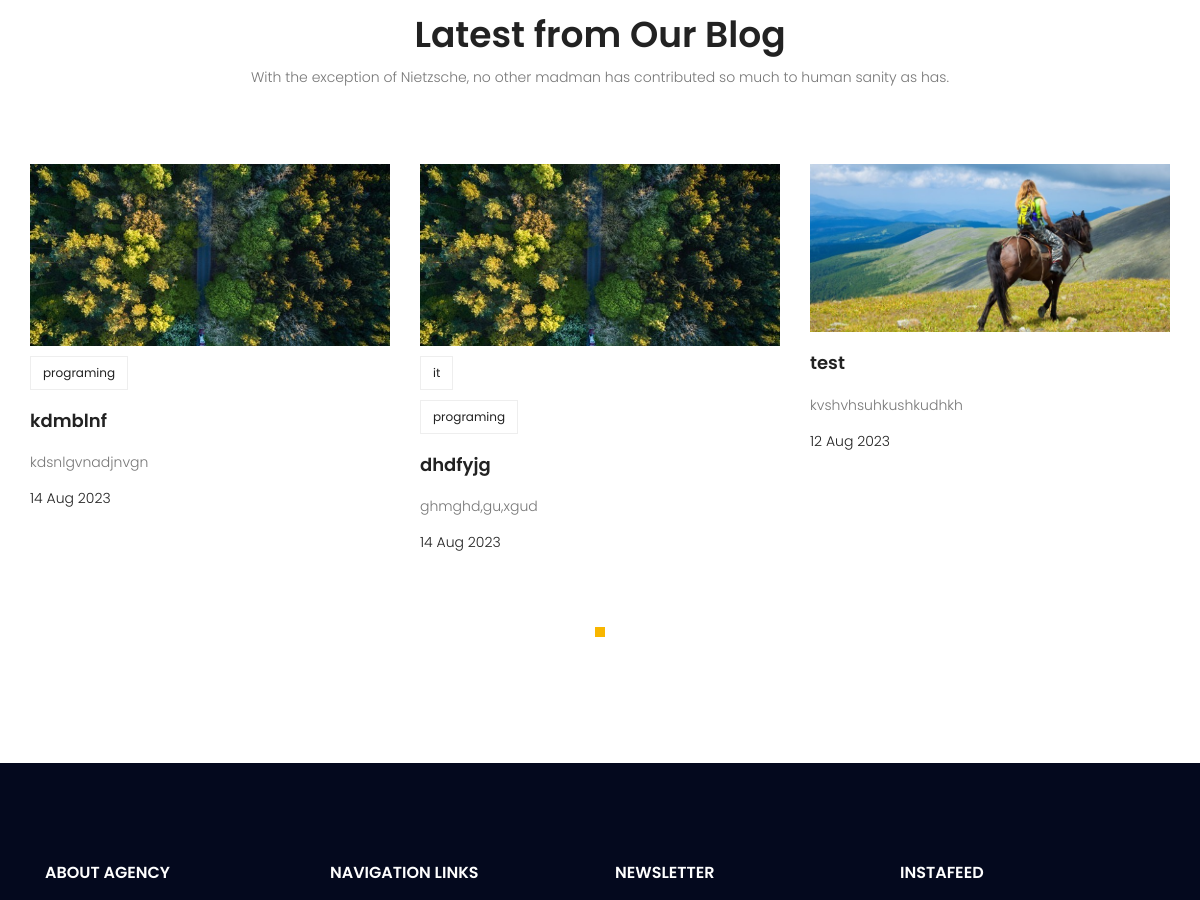
The app's page / (middle part), older data.
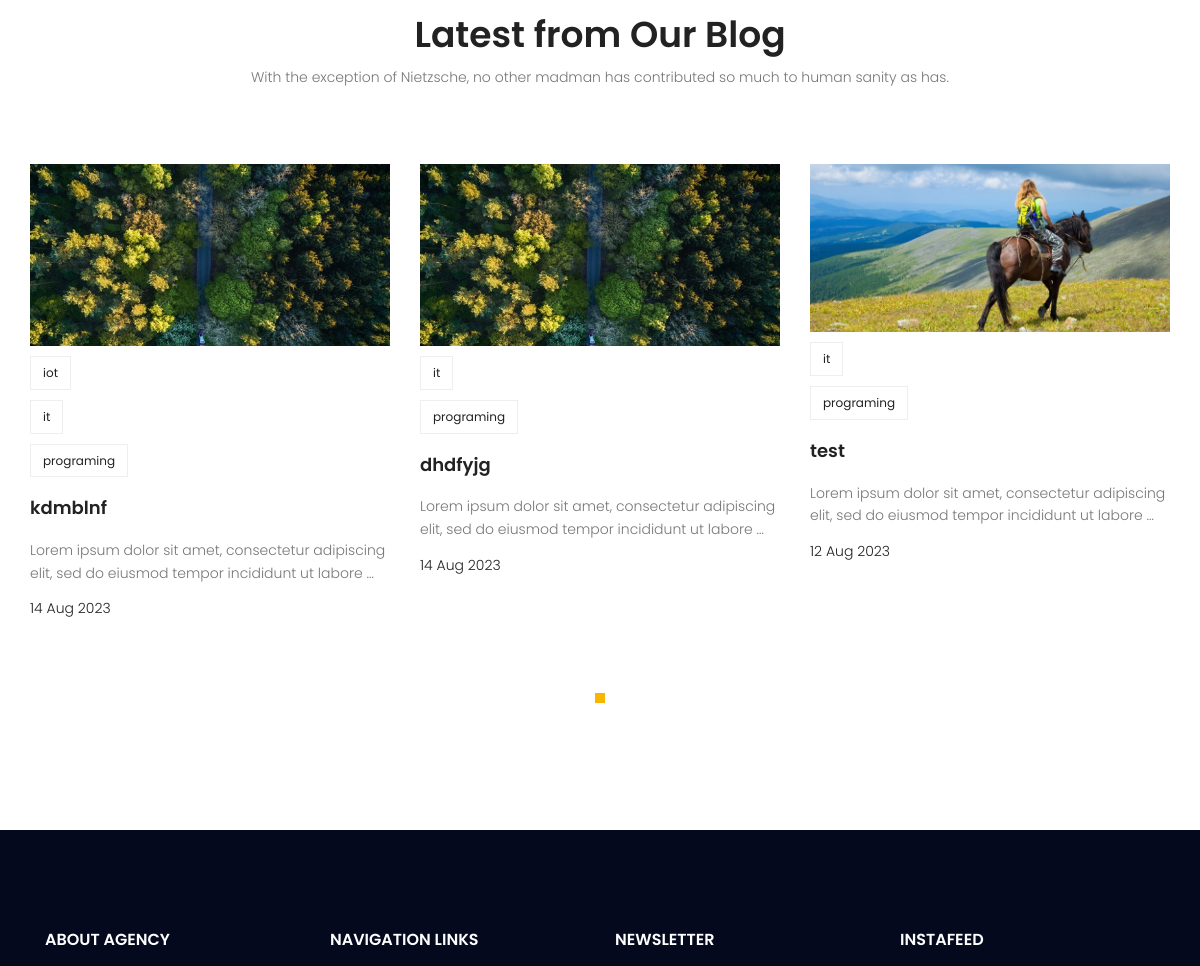
The same page, newer data.
### blog/models.py (models this page shows, shortened)
class post(models.Model):
    image = models.ImageField(upload_to='blog/' , default='blog/default.jpg')
    author = models.ForeignKey(User , on_delete=models.SET_NULL , null=True)
    title = models.CharField(max_length=255)
    content = models.TextField()
    category = models.ManyToManyField(category)
    counted_views = models.IntegerField(default=0)
    status = models.BooleanField(default=False)
    published_at = models.DateTimeField(null=True)
    created_at = models.DateTimeField(auto_now_add=True)
    updated_at = models.DateTimeField(auto_now=True )
    class Meta:
        ordering = ['-created_at']

class category(models.Model):
    name = models.CharField(max_length=255)

### website/views.py (the view)
# urls.py: path('' , index ,name='index'),
def index(request):
    return render(request , 'website/index.html')

### website/templatetags/website_tags.py (called while the page is built)
@register.inclusion_tag('website/website-recentpost.html')
def recent():
    recentposts = post.objects.filter(status = True).order_by('-published_at')[:6]
    return {'recentposts' : recentposts }

### templates/website/index.html (shortened to what this page needs)
{% extends "base.html" %}
{% load static %}
{% load website_tags %}
{% block content%}
    <section class="recent-blog-area section-gap">
      <div class="container">
        <div class="row d-flex justify-content-center">
          <div class="menu-content pb-60 col-lg-9">
            <div class="title text-center">
              <h1 class="mb-10">Latest from Our Blog</h1>
              <p>
                With the exception of Nietzsche, no other madman has contributed
                so much to human sanity as has.
              </p>
            </div>
          </div>
        </div>
        <div class="row">
          {% recent %}
        </div>
      </div>
    </section>
{% endblock %}

### templates/website/website-recentpost.html
{% load static %}
<div class="active-recent-blog-carusel">
  {% for post in recentposts %}
  <div class="single-recent-blog-post item">
    <div class="thumb">
      <img class="img-fluid" src="{{post.image.url}}" alt="" />
    </div>
    <div class="details">
      {% for cat in post.category.all %}
      <div class="tags">
        <ul>
          <li>
            <a href="{% url 'blog:category' cat_name=cat.name %}">{{cat.name}}</a>
          </li>
        </ul>
      </div>
      {% endfor %}
      <a href="{% url 'blog:single' pid=post.id %}"><h4 class="title">{{post.title}}</h4></a>
      <p>
        {{post.content|truncatewords:15}}
      </p>
      <h6 class="date">{{post.published_at|date:"d M Y"}}</h6>
    </div>
  </div>
  {% endfor %}
</div>

Row changes from the older to the newer data that the page shows:
changed post "kdmblnf": gains category (name "iot"); gains category (name "it"); content "kdsnlgvnadjnvgn" → "Lorem ipsum dolor sit amet, consectetur adipiscing elit, sed do eiusmod tempor incididunt ut labore …"
changed post "dhdfyjg": content "ghmghd,gu,xgud" → "Lorem ipsum dolor sit amet, consectetur adipiscing elit, sed do eiusmod tempor incididunt ut labore …"
changed post "test": gains category (name "it"); gains category (name "programing"); content "kvshvhsuhkushkudhkh" → "Lorem ipsum dolor sit amet, consectetur adipiscing elit, sed do eiusmod tempor incididunt ut labore …"
